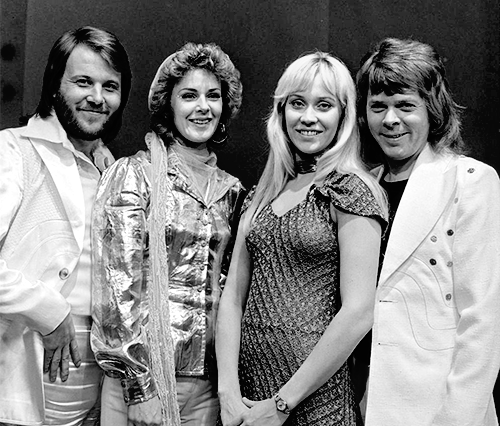
#> input picture faceDetecting/abba.png, 500 x 426 px, found by its file name
$ python testDFT.py
#> lines starting #> are read from the running program, lines starting #| are printed output that depends on the picture

import cv2
import numpy as np
from matplotlib import pyplot as plt
imPath = '/home/tien/OpenCV/faceDetecting/abba.png'
img = cv2.imread(imPath, 0)
#> img is the input picture: shape (426, 500); min 0, max 255, mean 130.8
# cv2.imshow('test image', img)

f = np.fft.fft2(img)
fshift = np.fft.fftshift(f)
magnitude_spectrum = 20*np.log(np.abs(fshift))
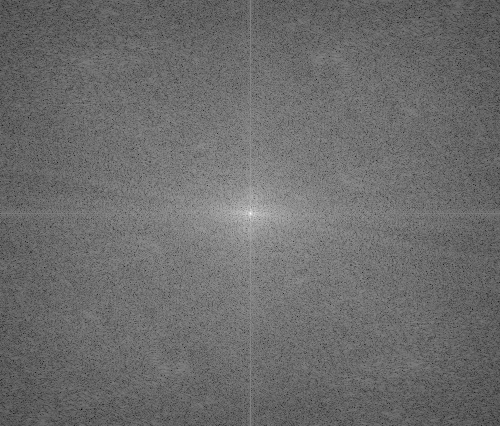
#> magnitude_spectrum: shape (426, 500) float64; min 53.14, max 342.8, mean 176.5; drawn with min black and max white

plt.subplot(121),plt.imshow(img, cmap = 'gray')
plt.title('Input Image'), plt.xticks([]), plt.yticks([])
plt.subplot(122),plt.imshow(magnitude_spectrum, cmap = 'gray')
plt.title('Magnitude Spectrum'), plt.xticks([]), plt.yticks([])
plt.show()
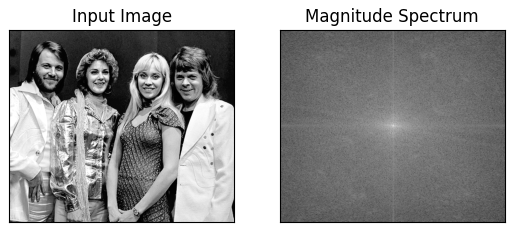
#> figure drawn by matplotlib, 2 panels
